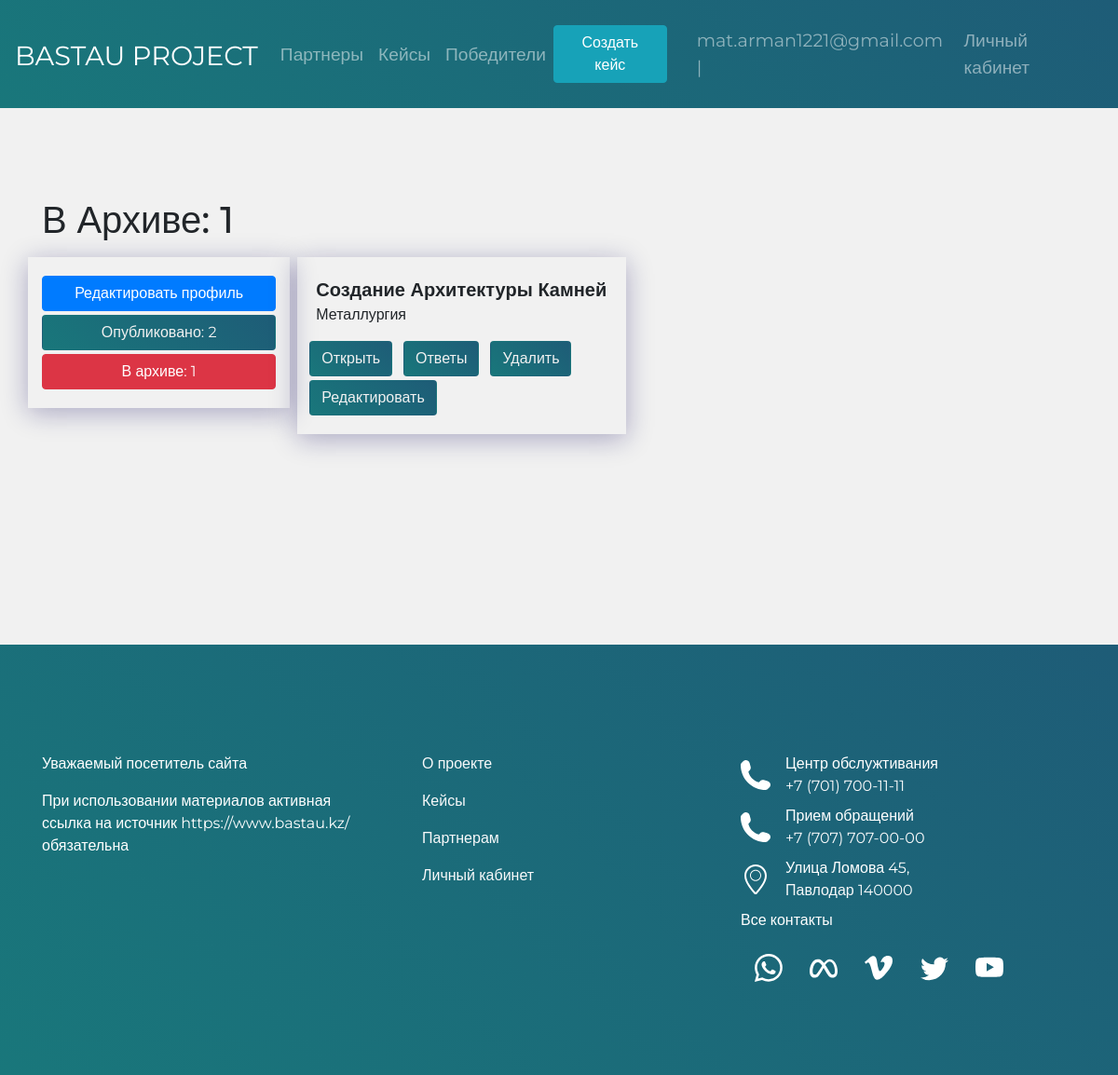
The page /mycases/archive/ (signed in) on the database its author committed.
### BastauApp/models.py (models this page shows)
class User(AbstractBaseUser, PermissionsMixin):
    email = models.EmailField(db_index=True, unique=True, max_length=254, verbose_name='Почта')
    phone = models.CharField(max_length=20, help_text='Номер телефона', verbose_name='Телефон')
    is_staff = models.BooleanField(default=True)
    is_active = models.BooleanField(default=True)
    is_superuser = models.BooleanField(default=False)
    is_student = models.BooleanField(default=False)
    is_partner = models.BooleanField(default=False)
    objects = CustomUserManager()
    REQUIRED_FIELDS = ["phone"]
    USERNAME_FIELD = 'email'
    class Meta:
        verbose_name = "Пользователь"
        verbose_name_plural = "Пользователи"

class Case(models.Model):
    title = models.CharField(max_length=200, verbose_name='Название')
    description = models.TextField(verbose_name='Описание кейса')
    date_of_create = models.DateTimeField(auto_now=True, verbose_name='Дата создания')
    date_of_edit = models.DateTimeField(auto_now_add=True, verbose_name='Дата последней редакции')
    date_of_close = models.DateTimeField(verbose_name='Дата закрытия')
    category = models.ForeignKey(Category, on_delete=models.CASCADE, verbose_name='Категории')
    file = models.FileField(verbose_name='Файл', upload_to="file",blank=True)
    region = models.CharField(max_length=50, choices=REGIONS, default=REGIONS[0],verbose_name='Область')
    user_id = models.ForeignKey(Partner, on_delete=models.CASCADE, related_name='partners', verbose_name='Организации')
    is_published = models.BooleanField(default=True, verbose_name='Опубликован')
    tags = TaggableManager()
    class Meta:
        verbose_name = "Кейс"
        verbose_name_plural = "Кейсы"
    def __str__(self):
        return self.title

class Category(models.Model):
    title = models.CharField(max_length=30, verbose_name='Название')
    class Meta:
        verbose_name = "Категория"
        verbose_name_plural = "Категории"
    def __str__(self):
        return self.title

### BastauApp/views.py (the view)
# urls.py: path('mycases/archive/', views.ShowArchive.as_view(), name='mycasesArchive'),
class ShowArchive(ListView):
    model = Case
    context_object_name = 'cases'
    template_name = 'casepartnersnotpub.html'
    extra_context = {'menu': menu}
    paginate_by = 6
    def get_queryset(self):
        now = datetime.datetime.now()
        queryset = Case.objects.filter(user_id=self.request.user.partner,is_published=False)
        qs = Case.objects.filter(user_id=self.request.user.partner, date_of_close__lte=now)
        return queryset | qs
    def get_context_data(self, **kwargs):
        now = datetime.datetime.now()
        queryset = Case.objects.filter(user_id=self.request.user.partner, is_published=False)
        qs = Case.objects.filter(user_id=self.request.user.partner, date_of_close__lte=now)
        superqs = queryset | qs
        context = super().get_context_data(**kwargs)
        context['total_active_records'] = Case.objects.filter(user_id=self.request.user.partner,is_published=True, date_of_close__gte=now).count()
        context['all_cases'] = Case.objects.filter(user_id=self.request.user.partner).count()
        context['case_isnt_published'] = superqs.count()
        return context

### BastauApp/templates/casepartnersnotpub.html (shortened to what this page needs)
{% extends 'base.html' %}
  {% block content %}
<br><br><br><br>
 <div class="container">
     <h1 class="mb-3">В Архиве: {{case_isnt_published}}</h1>
     <div class="row align-items-start">
         <div class="col-lg-3 mr-2 main-cases__item cases_public ">
                <a href='{% url "personal_partner" user.id %}'><button class="btn btn-block btn-primary">Редактировать профиль</button></a>
                <a href='{% url "mycases" %}'><button class="btn btn-block btn-gradient mt-1">Опубликовано: {{total_active_records}}</button></a>
                <a href='{% url "mycasesArchive"%}'><button class="btn btn-block btn-danger mt-1">В архиве: {{case_isnt_published}} </button></a>
         </div>
         <div class="col-lg-8">
             <div class="row ">
    {% for item in object_list %}
    {% if item.user_id.user.email == request.user.email %}
         <div class="col-lg-6 mb-2">
             <div class="row ">
         <div class="main-cases__item hidden">
            <span class="case__title">
                {{item}}
            </span>
                  <p>{{item.category}}</p>
                    <div class="row">
                        <a href="{% url 'detail_view_for_Partner' item.id %}"><button class="btn btn-gradient mr-1 ml-2 mb-1">Открыть</button></a>
                        <a href="{% url 'show_answer' item.id %}"><button class="btn btn-gradient mr-1 ml-2">Ответы</button></a>
                        <a href="{% url 'delete_case' item.id %}"><button class="btn btn-gradient mr-1 ml-2">Удалить</button></a>
                        <a href="{% url 'case_update' item.id %}"><button class="btn btn-gradient mr-1 ml-2">Редактировать</button></a>
                    </div>
             </div>
                </div>
         </div>
     <br>
         {% endif %}
    {% endfor %}
             </div>
         </div>
     </div>
 </div>
  {% endblock %}

### BastauApp/templates/base.html (shortened to what this page needs)
{% load static %}
<!DOCTYPE html>
<html lang="en">
  <head>
    <link type="text/css" href="{% static 'css/style.css' %}" rel="stylesheet" />
    <link type="text/css" href="{% static 'css/zero.css' %}" rel="stylesheet" />
    <link rel="stylesheet" href="https://cdnjs.cloudflare.com/ajax/libs/twitter-bootstrap/4.6.1/css/bootstrap.min.css">
  <link type="text/css" href="{% static 'select2/select2.css' %}" rel="stylesheet" />
    <link rel="stylesheet" href="https://cdn.jsdelivr.net/npm/bootstrap-icons@1.8.3/font/bootstrap-icons.css">
  </head>
  <body>
    <header class="header">
      <nav class="navbar navbar-expand-lg navbar-dark">
        {% block mainmenu %}
        <nav class="nav-item header-bastau align-middle"> <a href="{% url 'index' %}" class="navbar-brand">BASTAU PROJECT</a>
        </nav>
          <div class="collapse navbar-collapse" id="navbarTogglerDemo01">
            <ul class="navbar-nav mr-auto mt-2 mt-lg-0">
              {% for item in menu %}
              {% if not forloop.last %}
              <li class="nav-item "><a href="{% url item.url_name %}" class="nav-link">{{item.title}}</a></li>
              {% else %}
              <li class="nav-item"><a href="{% url item.url_name %}" class="nav-link">{{item.title}}</a></li>
              {% endif%}
            {% endfor %}
            </ul>
            <ul class="navbar-nav d-flex align-items-center mt-lg-0">
            {% if request.user.is_authenticated %}
                {% if request.user.is_student %}
                <li class="nav-item nav-link"> {{user.email}} </li>
                <li class="nav-item"><a href="{% url 'personal' user.id %}"  class="nav-link">Личный кабинет</a></li>
                {% elif request.user.is_partner %}
              <li class=""><a href="{% url 'createcase' %}"><button type="submit" class="btn btn-info mr-4" >Создать кейс</button></a></li>
                <li class="nav-item nav-link"> {{user.email}} | </li>
                <li class="nav-item"><a href="{% url 'personal_partner' user.id %}"  class="nav-link">Личный кабинет</a></li>
                {%endif%}
            {% else %}
            <li class="nav-item "><a href="{% url 'register' %}"  class="nav-link text-white">Регистрация</a></li>
              <li class="nav-item"><a href="{% url 'login'%}"  class="nav-link">Войти</a></li>
            {% endif %}
            </ul>
          </div>
      </nav>
        {% endblock mainmenu %}
    </header>
    <div class="main-content">
      {% block content %}
      {% endblock %}
    </div>
    <footer class="footer">
      <div class="container d-flex justify-content-center">
        <div class="row">
        <div class="footer__item col-lg-4 align-items-center mt-3">
          <div class="mb-3">Уважаемый посетитель сайта</div>
          <p>При использовании материалов активная ссылка на источник https://www.bastau.kz/ обязательна</p>
        </div>
        <div class="footer__item d-flex justify-content-start flex-column col-lg-4 mt-3 pl-5">
          <a href="{% url 'about' %}" class="text-light mb-3">
            О проекте
          </a>
          <a href="{% url 'showcases' %}" class="text-light mb-3">
            Кейсы
          </a>
          <a href="{% url 'partners' %}" class="text-light mb-3">
            Партнерам
          </a>
          {% if request.user.is_student %}
          <a href="{% url 'personal' user.id %}"  class="text-light">Личный кабинет</a>
          {% elif request.user.is_partner %}
          <a href="{% url 'personal_partner' user.id %}" class="text-light mb-3">Личный кабинет</a>
            {% endif %}
        </div>
        <div class="footer__item col-lg-4 mt-3">
          <div class="d-flex justify-content-start align-items-center mb-2">
            <img class="mr-3" src="{% static '/img_register/phone.svg' %}" alt="">
            <div>
              <span class="ma-0 pa-0">Центр обслужтивания</span> <br/>
              <a href="" class="text-light">+7 (701) 700-11-11</a>
            </div>
          </div>
          <div class="d-flex justify-content-start align-items-center mb-2">
            <img class="mr-3" src="{% static '/img_register/phone.svg' %}" alt="">
            <div>
              <span>Прием обращений</span><br/>
              <a href="" class="text-light">+7 (707) 707-00-00</a>
            </div>
          </div>
          <div class="d-flex justify-content-start align-items-center mb-2">
            <img class="mr-3" src="{% static '/img_register/location.svg' %}" alt="">
            <div>
              <span>Улица Ломова 45,</span><br/>
              <a href="" class="text-light">Павлодар 140000</a>
            </div>
          </div>
          <span>Все контакты</span>
          <div class="d-flex justify-content-around mt-4  mr-5">
          </div>
        </div>
        </div>
      </div>
    </footer>
  </body>
</html>

### BastauApp/static/css/style.css (style rules this page uses)
* { font-family: 'Montserrat', sans-serif; }
body { background-color: #f1f1f1 !important; height: 100%; }
html { height: 100%; }
.container { max-width: 1170px; margin: 0 auto; height: 100%; }
.header { display: flex; flex-direction: column; justify-content: space-between; width: 100%; background: -webkit-linear-gradient(45deg, rgb(25, 119, 123), rgb(30, 92, 119)); background: -moz-linear-gradient(45deg, rgb(25, 119, 123), rgb(30, 92, 119)); background: linear-gradient(45deg, rgb(25, 119, 123), rgb(30, 92, 119)); }
.navbar { display: flex; align-items: center; width: 100%; height: 100%; background: -webkit-linear-gradient(45deg, rgb(25, 119, 123), rgb(30, 92, 119)); background: -moz-linear-gradient(45deg, rgb(25, 119, 123), rgb(30, 92, 119)); background: linear-gradient(45deg, rgb(25, 119, 123), rgb(30, 92, 119)); }
.navbar-brand { font-size: 1.8rem!important; margin-right: 20px; }
.nav-link { font-size: 1.2rem; }
.case__title { font-size: 20px; font-weight: bold; }
.main-content { min-height: calc(80vh - 64px); }
body { position: relative; }
.footer { width: 100%; background: linear-gradient(45deg, rgb(25, 119, 123), rgb(30, 92, 119));; padding-top: 100px; padding-bottom: 100px; color: #fff; display: flex; justify-content: space-between; }
.footer__item { width: 30%; }
.main-cases__item { padding: 20px; box-shadow: rgb(12 6 91 / 31%) 0px 5px 27px 0px; max-width:100%; width:400px; }
.hidden { white-space: nowrap; overflow: hidden; text-overflow: ellipsis; }
.d-flex { display: flex; justify-content: space-between; }
.row { margin-right:0 !important; }
.cases_public { max-height:50% }
.btn-gradient { background: linear-gradient(45deg, rgb(25, 119, 123), rgb(30, 92, 119)); color: #f1f1f1!important; }
.header-bastau a { height: 100px; padding-top: 30px; }

### BastauApp/static/css/zero.css (style rules this page uses)
*, *::before, *::after { box-sizing: border-box; }
ul[class], ol[class] { padding: 0; }
body, h1, h2, h3, h4, p, ul[class], ol[class], li, figure, figcaption, blockquote, dl, dd { margin: 0; }
body { background-color: #f1f1f1; }
ul[class], ol[class] { list-style: none; }
a:not([class]) { text-decoration-skip-ink: auto; }
img { max-width: 100%; display: block; }
input, button, textarea, select { font: inherit; }
a { color:rgb(47, 148, 136) ; text-decoration: none; }
a:after { text-decoration: none; }

### rows shown on the page
User: email "mat.arman1221@gmail.com"
Case: title "Создание Архитектуры Камней", category "Металлургия"

### other values the page prints
{{ item.title }} "Партнеры" "Кейсы"
{{ item.title }} "Победители"
{{ case_isnt_published }} "1"
{{ total_active_records }} "2"
